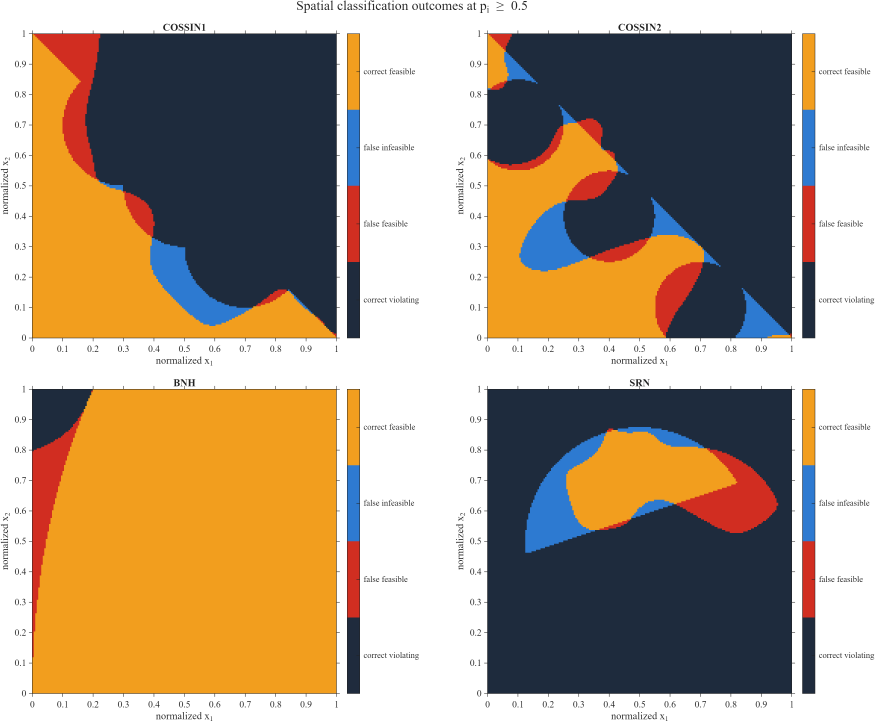
#> input picture manuscript/artifacts/two_dimensional_campaign/figures/classification_error_maps_source.png, 3499 x 2886 px (shown at 1/4 size)
$ python build_shared_classification_legend.py
#> lines starting #> are read from the running program, lines starting #| are printed output that depends on the picture
"""Recompose the four classification maps with one shared categorical key."""

from pathlib import Path

from matplotlib import font_manager
from PIL import Image, ImageDraw, ImageFont


REPOSITORY = Path(__file__).resolve().parents[2]
OUTPUT_DIR = (
    REPOSITORY / "manuscript" / "artifacts" / "two_dimensional_campaign" / "figures"
)
SOURCE = OUTPUT_DIR / "classification_error_maps_source.png"


def font(size: int, bold: bool = False) -> ImageFont.FreeTypeFont:
    properties = font_manager.FontProperties(
        family=["Times New Roman", "Times", "DejaVu Serif"],
        weight="bold" if bold else "normal",
    )
    path = font_manager.findfont(properties, fallback_to_default=True)
    return ImageFont.truetype(path, size=size)


def main() -> None:
    source = Image.open(SOURCE).convert("RGB")
#> source is the input picture: PIL image 3499x2886 RGB; mean R, G, B 172.3, 153, 130
    if source.size != (3499, 2886):
        raise RuntimeError(f"Unexpected source size: {source.size}")

    crops = [
        source.crop((0, 70, 1365, 1490)),
        source.crop((1745, 70, 3180, 1490)),
        source.crop((0, 1495, 1365, 2886)),
        source.crop((1745, 1495, 3180, 2886)),
    ]
    panel_width = max(panel.width for panel in crops)
#> panel_width = 1435
    top_height = max(panel.height for panel in crops[:2])
#> top_height = 1420
    bottom_height = max(panel.height for panel in crops[2:])
#> bottom_height = 1391
    gap = 28
    margin = 20
    legend_height = 150
    canvas = Image.new(
        "RGB",
        (
            2 * panel_width + gap + 2 * margin,
            top_height + bottom_height + gap + legend_height + 2 * margin,
        ),
        "white",
    )
#> canvas: PIL image 2938x3029 RGB; every value is 255
    positions = [
        (margin, margin),
        (margin + panel_width + gap, margin),
        (margin, margin + top_height + gap),
        (margin + panel_width + gap, margin + top_height + gap),
    ]
#> positions = [(20, 20), (1483, 20), (20, 1468), (1483, 1468)]
    for panel, position in zip(crops, positions, strict=True):
        canvas.paste(panel, position)
#> this loop made 4 passes
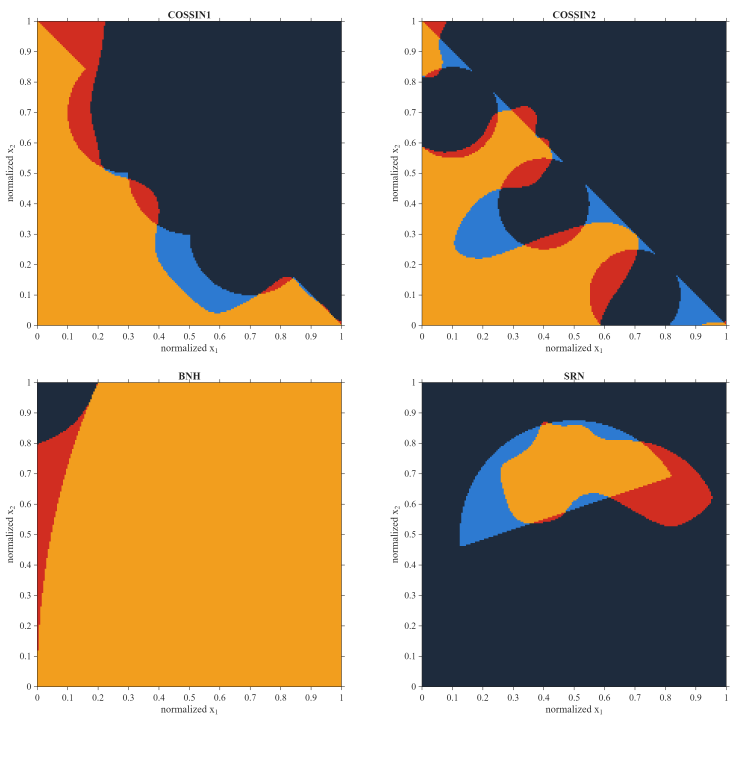
#> canvas: PIL image 2938x3029 RGB (shown at 1/4 size); mean R, G, B 165.5, 144.7, 118.7

    legend = [
        ("correct violating", (31, 43, 61)),
        ("false feasible", (209, 46, 33)),
        ("false infeasible", (46, 122, 209)),
        ("correct feasible", (242, 158, 31)),
    ]
    draw = ImageDraw.Draw(canvas)
    label_font = font(44)
    y = top_height + bottom_height + gap + margin + 45
#> y = 2904
    item_width = (canvas.width - 2 * margin) // len(legend)
#> item_width = 724
    for index, (label, color) in enumerate(legend):
        x = margin + index * item_width + 18
        draw.rectangle((x, y, x + 62, y + 42), fill=color, outline="black", width=2)
        draw.text((x + 78, y - 3), label, fill="black", font=label_font)

    OUTPUT_DIR.mkdir(parents=True, exist_ok=True)
    png_path = OUTPUT_DIR / "classification_error_maps.png"
    pdf_path = OUTPUT_DIR / "classification_error_maps.pdf"
    canvas.save(png_path, dpi=(600, 600))
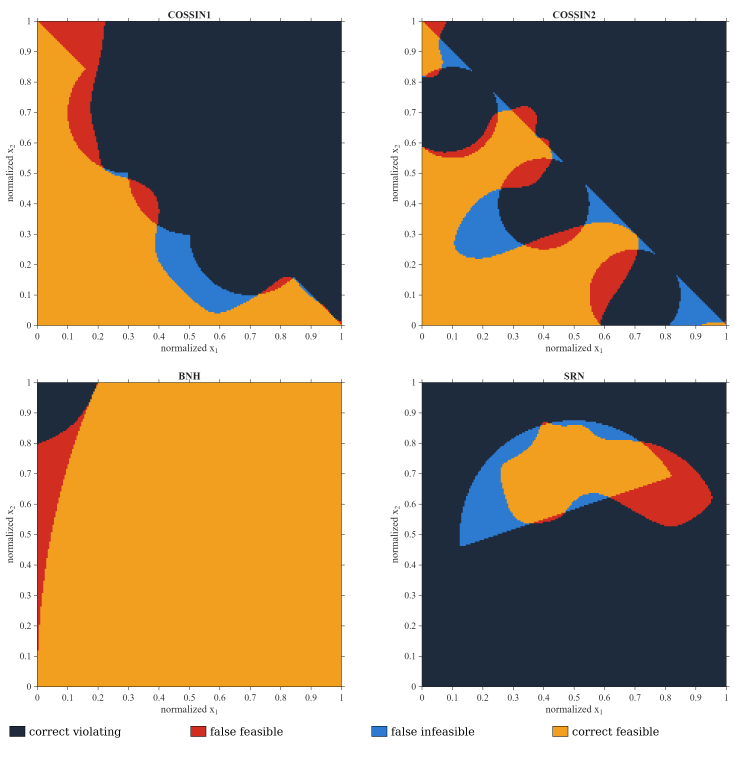
#> saved as classification_error_maps.png: PIL image 2938x3029 RGB (shown at 1/4 size); mean R, G, B 165, 144.2, 118.2
    canvas.save(pdf_path, "PDF", resolution=600.0)
    print(png_path)
    print(pdf_path)


if __name__ == "__main__":
    main()
